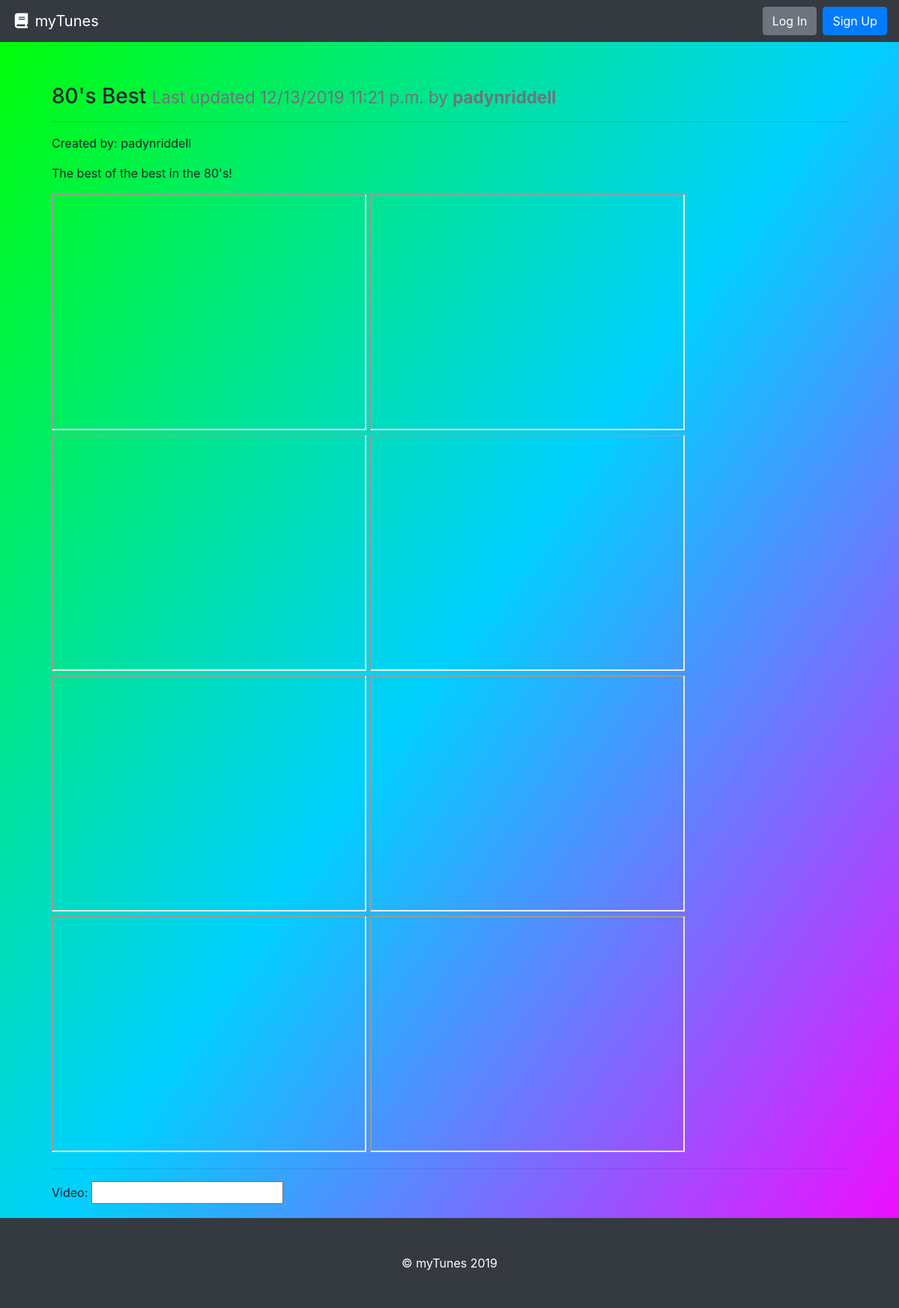
Page /80s-best/ on the committed database.
### playlist/models.py (models this page shows, shortened)
class Playlist(models.Model):
    playlist_name = models.CharField(max_length=settings.PLAYLISTER_NAME_MAX_LENGTH, unique=True,
                             help_text="Title of your page.")
    author = models.ForeignKey(User, on_delete=models.PROTECT,
                            help_text="The user that posted this playlist.")
    slug = models.CharField(max_length=settings.PLAYLISTER_NAME_MAX_LENGTH, blank=True, editable=False,
                            help_text="Unique URL path to access this playlist. Generated by the system.")
    description = models.TextField(
        help_text="Write the description of your playlist here.")
    created = models.DateTimeField(auto_now_add=True,
                                   help_text="The date and time this page was created. Automatically generated when the model saves.")
    modified = models.DateTimeField(auto_now=True,
                                    help_text="The date and time this page was updated. Automatically generated when the model updates.")

class Video(models.Model):
    video = models.CharField(max_length=200)
    playlist_id = models.ForeignKey(Playlist, on_delete=models.CASCADE)

### playlist/views.py (the view, shortened to what this page needs)
# urls.py: path('<str:slug>/', PlaylistDetailView.as_view(), name='playlist-details-page')
class PlaylistDetailView(DetailView):
    model = Playlist
    def get(self, request, slug):
        playlist = self.get_queryset().get(slug__iexact=slug)
        video_form = VideoForm()
        return render(request, 'playlist.html', {
          'playlist': playlist,
          'video_form': video_form
        })

### playlist/forms.py
class VideoForm(forms.ModelForm):
    class Meta:
        model = Video
        fields = ['video']

### playlist/templates/playlist.html (shortened to what this page needs)
{% extends 'base.html' %}
{% load static %}
        {% block head %}
        <link rel="stylesheet" type="text/css" href="{% static 'playlist/style.css' %}">
        {% endblock head %}
{% block content %}
  <div class="row">
    <div class="col m-4">
      <h3>{{ playlist.playlist_name }} <small class="text-muted">Last updated {{ playlist.modified|date:"SHORT_DATETIME_FORMAT" }} by <b>{{ playlist.author.username }}</b></small></h3>
      <hr>
      <p>Created by: {{ playlist.author|linebreaksbr }}</p>
      <p>{{ playlist.description|linebreaksbr }}</p>
      {% for video in playlist.video_set.all %}
      <iframe width="420" height="315"
          src="{{ video.video }}">
        </iframe>
      {% endfor %}
      <hr>
      <form action='' method='POST'>
        {{ video_form.as_p|linebreaksbr }}
      </form>
      <p>For links to youtube videos, include in the form of "https://www.youtube.com/embed/".</p>
      <a href="{% url 'playlist-list-page' %}">Back to List</a>
    </div>
  </div>
{% endblock %}

### playlist/static/playlist/style.css (style rules this page uses)
body { height: 100%; margin: 0; background-repeat: no-repeat; background-attachment: fixed; background-image: linear-gradient(to bottom right, rgb(0, 255, 0), rgb(0, 208, 255), rgb(255, 0, 255)); }

### rows in the picture
Playlist: playlist_name "80's Best", modified "12/13/2019 11:21 p.m.", author.username "padynriddell", author "padynriddell", description "The best of the best in the 80's!"
